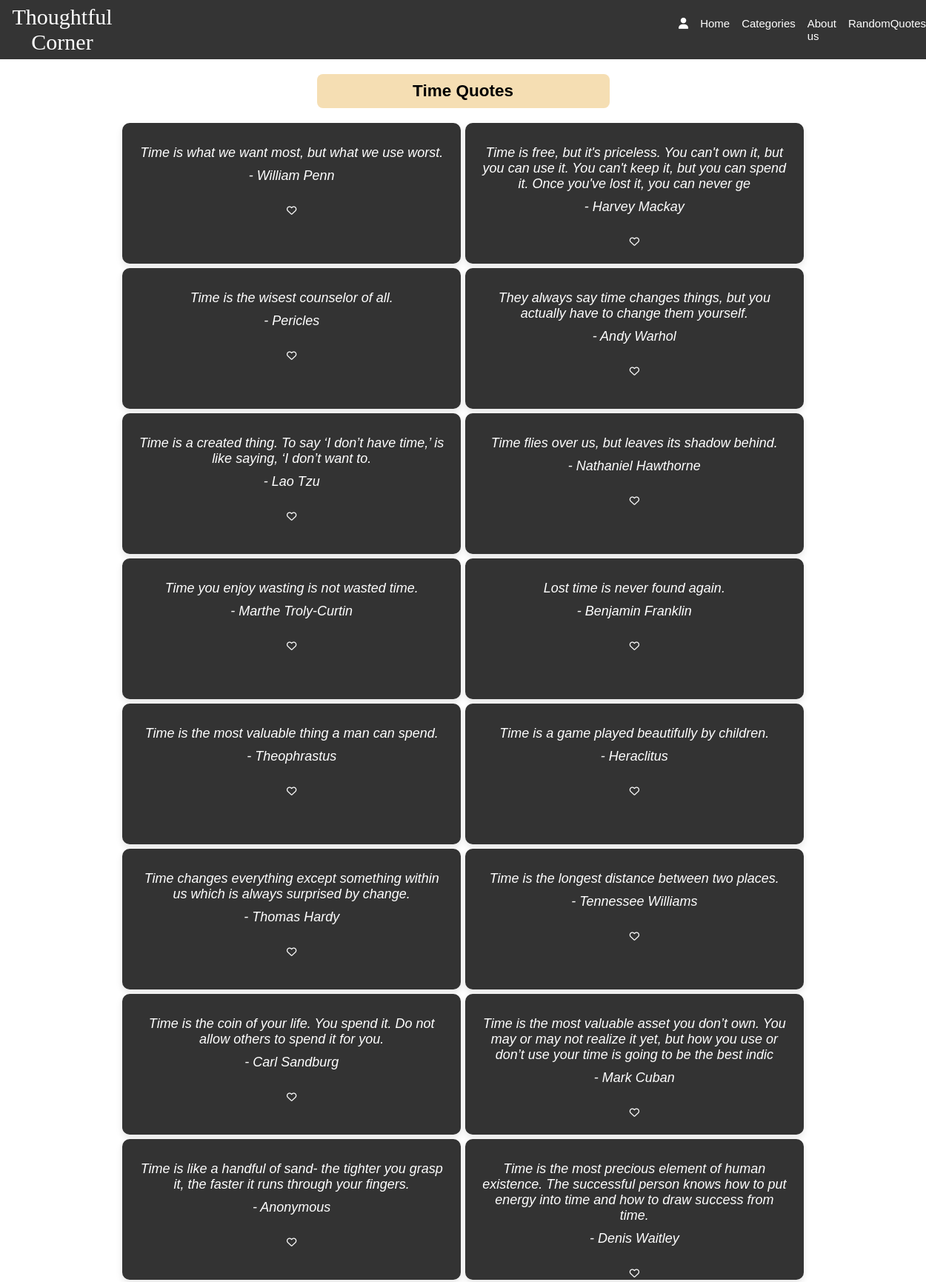
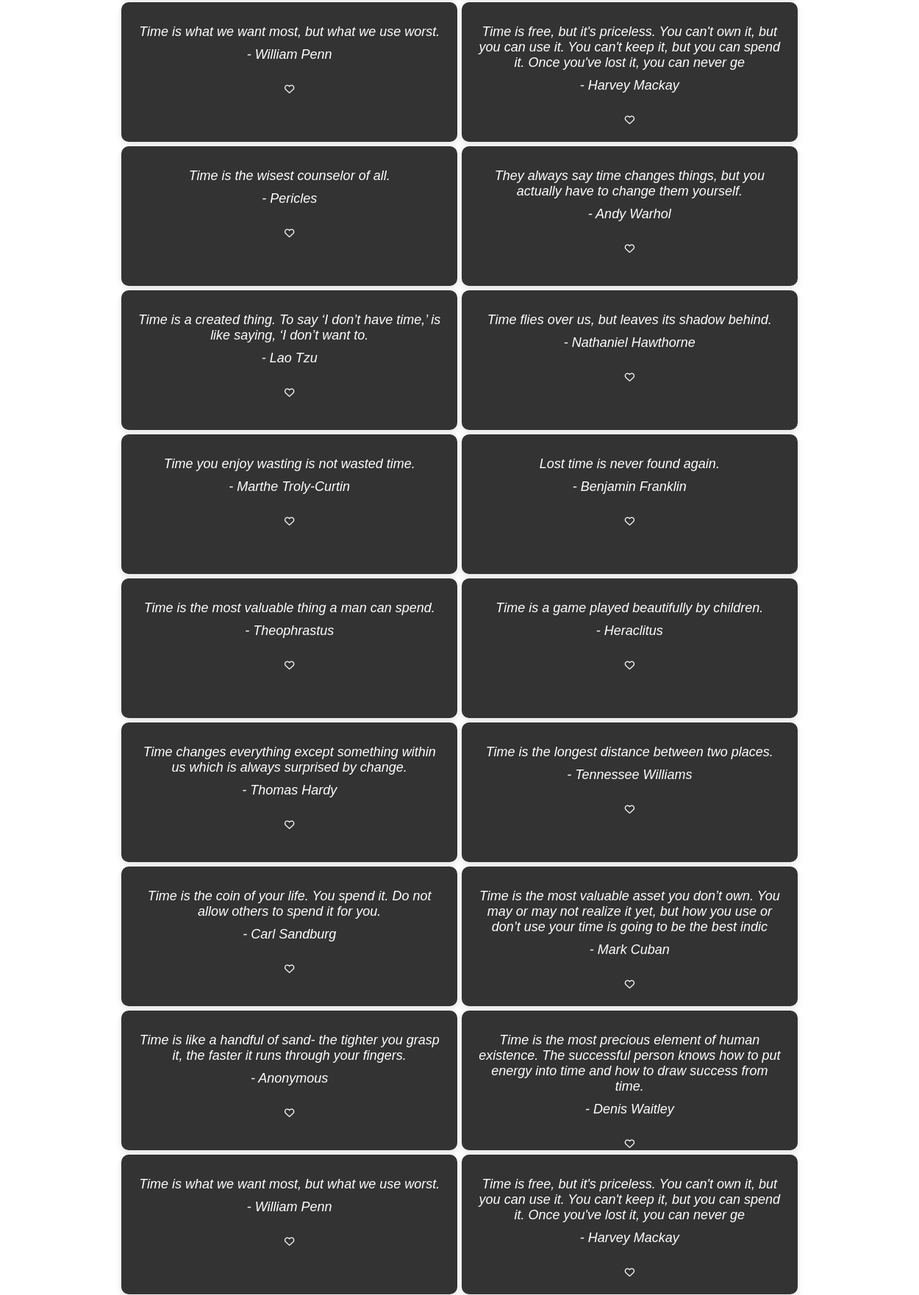
Screenshot of /user/time.php (upper part) with the database file from the repository (2 pictures, top to bottom).
### tables this page shows
CREATE TABLE `quotes_mst` (
  `quote_id` int(11) NOT NULL,
  `quote` varchar(150) NOT NULL,
  `author` varchar(30) NOT NULL,
  `cate` varchar(20) NOT NULL
);

### user/cardlogic.php (called while the page is built, shortened)
    <?php
    function fetch_quotes($category) {
    include("conn.php");
    $query = "SELECT * FROM quotes_mst WHERE cate = '$category'";
    $result = mysqli_query($conn, $query);
    if ($result) {
        $quotes = mysqli_fetch_all($result, MYSQLI_ASSOC);
        if ($quotes) {
            return $quotes;
        } else {
            return false;
            echo "NOTHING TO RETURN!";
        }
    } else {
        die("Database query failed.");
    }
}
?>

### user/time.php (the view, shortened to what this page needs)
<?php
        include("conn.php");
        include("cardlogic.php");
    ?>
    <!DOCTYPE html>
    <html lang="en">
    <head>
    <link rel="stylesheet" href="css\fontawesome.min.css">
    <link rel="stylesheet" href="css\all.min.css">
    <link rel="stylesheet" href="fonts.css">
    <link rel="stylesheet" href="body.css">
    </head>
    <body>
    <header>
            <nav>
                <div class="logo">
                    Thoughtful Corner
                </div>
                <div class="menu">
                <form action="index.php" method="post">
                    <ul class="menu-links">
                    <li class="dropdown">
        <i class="fa-solid fa-user usericon"></i>
    </li>
                        <li><a href="index.php">Home</a></li>
                        <li class="dropdown">
                            Categories
                        </li>
                        <li><a href="aboutus.php">About us</a></li>
                        <li><a href="randomquote.php">RandomQuotes</a></li>
                    </ul>
                    </form>
                </div>
            </nav>
        </header>
        <main>
            <div class="main">
            <div class="container">
        <div class="heading">
                <h2 class="heading-text">Time Quotes</h2>
            </div>
            <form action="quote.php" method="post">
                <div class="card">
                <?php
                    $category = "time";
                    $quotes = fetch_quotes($category);
                    if($quotes){
                        foreach ($quotes as $quote) {
                            echo '<div class="quote-card">';
                            echo '<p class="quote" data-quote-id="' . $quote['quote_id'] . '">' . $quote['quote'] . '</p>';
                            echo '<p class="author">- ' . $quote['author'] . '</p>';
                            echo '<br>';
                            echo '<button class="like-icon" data-quote-id="' . $quote['quote_id'] . '"><i class="fa-regular fa-heart like-icon"></i></button>';
                            echo '</div>';
                        }
                    }
                    else{
                        echo "No quotes found";
                    }
                ?>
                </div>
            </form>
    </div>
        </main>
    </body>
    </html>

### user/body.css (style rules this page uses)
* { margin: 0; padding: 0; }
header { position: fixed; top: 0; left: 0; width: 100%; background-color: transparent; }
body { box-sizing: border-box; font-size: 15px; height: 260%; width: 100%; font-family: 'Quicksand', sans-serif; overflow-x: hidden; }
nav { display: flex; margin: 3px; height: 10vh ; align-items: center; gap: 60%; background: none; margin: 0; background-color: #343434; color: white; }
.logo { font-family: 'Ephesis', cursive; margin-left: 2px; text-align: center; font-size: 30px; opacity: 1.0; color: white; }
a { text-decoration: none; color: black; }
ul { display: flex; list-style: none; justify-content: space-between; gap: 1rem; }
.main { min-height: 50vh; height: 100%; width: 100%; background-size: cover; background-position: center; text-align: center; display: flex; align-items: center; color: black; min-height: 93vh; }
a { color: white; }
.quote-card { width: 70%; transition: transform 0.5s ease-in-out; background-color: #333; color: white; padding: 20px; height: 150px; align-items: center; margin-right: 5px; border-radius: 10px; box-shadow: 0px 4px 10px rgba(0, 0, 0, 0.1); text-align: center; margin: 3px; }
@media (min-width: 768px) { .quote-card { flex: 0 0 33.33%; } }
.quote-card p { margin: 10px 0; font-size: 18px; font-style: italic; }
.dropdown { position: relative; color: white; }
.container { margin-top: 8%; width: 100%; }
.heading { width: 100%; display: flex; justify-content: center; margin-bottom: 5%; }
.card { width: 100%; display: flex; flex-wrap: wrap; align-items: center; text-align: center; justify-content: center; }
h2 { background-color: wheat; width: 30%; padding: 10px; border-radius: 8px; text-align: center; position: fixed; }
.like-icon { background: transparent; border: none; color: white; }
.fa-solid { color: red; }
.usericon { color: white; }

### rows the page displays
quotes_mst: quote "Time is what we want most, but what we use worst.", author "William Penn"
quotes_mst: quote "Time is free, but it's priceless. You can't own it, but you can use it. You can't keep it, but you can spend it. Once you've lost it, you can never ge", author "Harvey Mackay"
quotes_mst: quote "Time is the wisest counselor of all.", author "Pericles"
quotes_mst: quote "They always say time changes things, but you actually have to change them yourself.", author "Andy Warhol"
quotes_mst: quote "Time is a created thing. To say ‘I don’t have time,’ is like saying, ‘I don’t want to.", author "Lao Tzu"
quotes_mst: quote "Time flies over us, but leaves its shadow behind.", author "Nathaniel Hawthorne"
quotes_mst: quote "Time you enjoy wasting is not wasted time.", author "Marthe Troly-Curtin"
quotes_mst: quote "Lost time is never found again.", author "Benjamin Franklin"
quotes_mst: quote "Time is the most valuable thing a man can spend.", author "Theophrastus"
quotes_mst: quote "Time is a game played beautifully by children.", author "Heraclitus"
quotes_mst: quote "Time changes everything except something within us which is always surprised by change.", author "Thomas Hardy"
quotes_mst: quote "Time is the longest distance between two places.", author "Tennessee Williams"
quotes_mst: quote "Time is the coin of your life. You spend it. Do not allow others to spend it for you.", author "Carl Sandburg"
quotes_mst: quote "Time is the most valuable asset you don’t own. You may or may not realize it yet, but how you use or don’t use your time is going to be the best indic", author "Mark Cuban"
quotes_mst: quote "Time is like a handful of sand- the tighter you grasp it, the faster it runs through your fingers.", author "Anonymous"
quotes_mst: quote "Time is the most precious element of human existence. The successful person knows how to put energy into time and how to draw success from time.", author "Denis Waitley"
quotes_mst: quote "Time is what we want most, but what we use worst.", author "William Penn"
quotes_mst: quote "Time is free, but it's priceless. You can't own it, but you can use it. You can't keep it, but you can spend it. Once you've lost it, you can never ge", author "Harvey Mackay"
quotes_mst: quote "Time is the wisest counselor of all.", author "Pericles"
quotes_mst: quote "They always say time changes things, but you actually have to change them yourself.", author "Andy Warhol"
quotes_mst: quote "Time is a created thing. To say ‘I don’t have time,’ is like saying, ‘I don’t want to.", author "Lao Tzu"
quotes_mst: quote "Time flies over us, but leaves its shadow behind.", author "Nathaniel Hawthorne"
quotes_mst: quote "Time you enjoy wasting is not wasted time.", author "Marthe Troly-Curtin"
quotes_mst: quote "Lost time is never found again.", author "Benjamin Franklin"
quotes_mst: quote "Time is the most valuable thing a man can spend.", author "Theophrastus"
quotes_mst: quote "Time is a game played beautifully by children.", author "Heraclitus"
quotes_mst: quote "Time changes everything except something within us which is always surprised by change.", author "Thomas Hardy"
quotes_mst: quote "Time is the longest distance between two places.", author "Tennessee Williams"
quotes_mst: quote "Time is the coin of your life. You spend it. Do not allow others to spend it for you.", author "Carl Sandburg"
quotes_mst: quote "Time is the most valuable asset you don’t own. You may or may not realize it yet, but how you use or don’t use your time is going to be the best indic", author "Mark Cuban"
quotes_mst: quote "Time is like a handful of sand- the tighter you grasp it, the faster it runs through your fingers.", author "Anonymous"
quotes_mst: quote "Time is the most precious element of human existence. The successful person knows how to put energy into time and how to draw success from time.", author "Denis Waitley"
quotes_mst: quote "Time is what we want most, but what we use worst.", author "William Penn"
quotes_mst: quote "Time is free, but it's priceless. You can't own it, but you can use it. You can't keep it, but you can spend it. Once you've lost it, you can never ge", author "Harvey Mackay"
